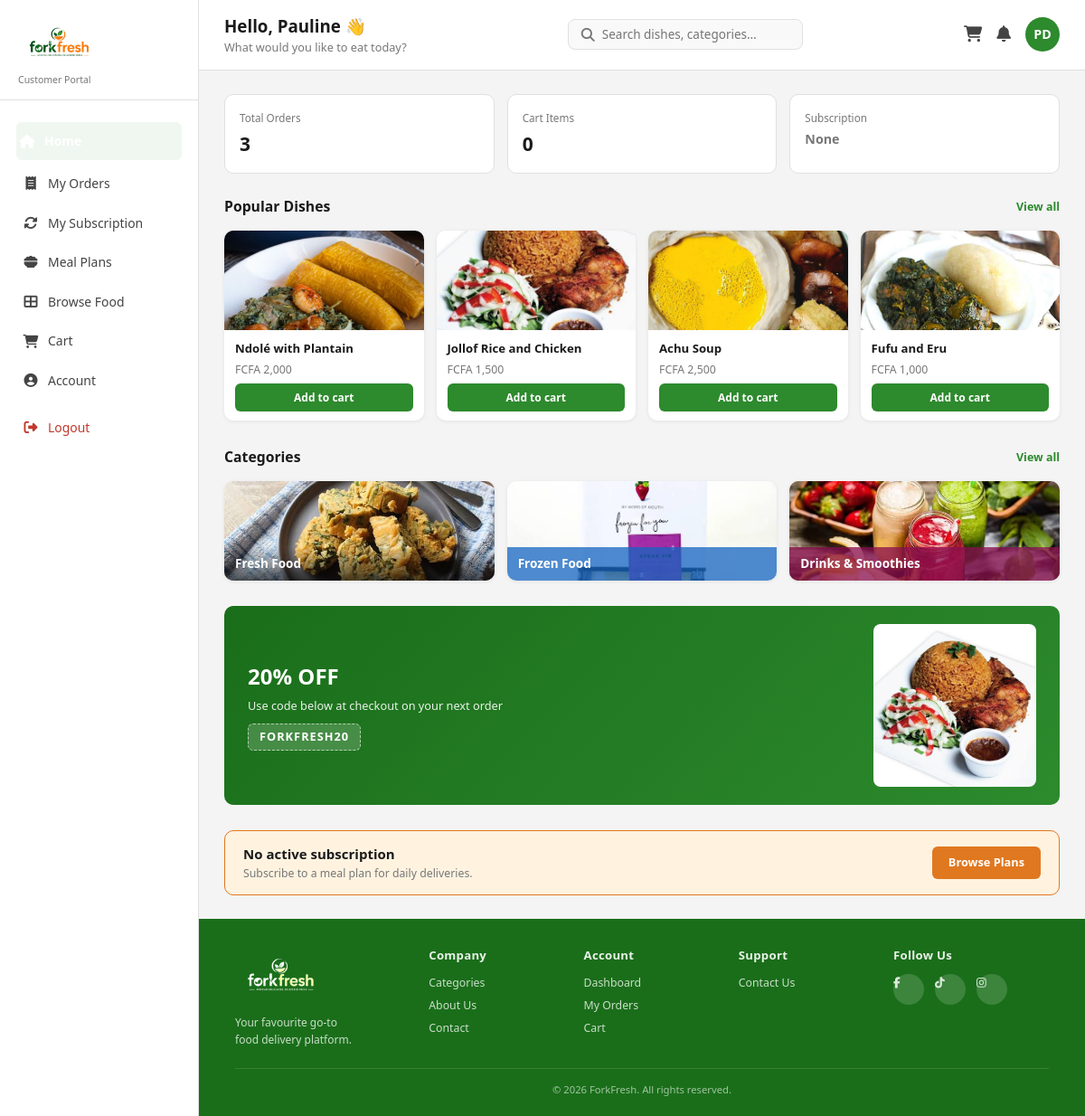
/customer/dashboard.php (signed in), run on the app's committed database.
### tables this page shows
CREATE TABLE IF NOT EXISTS users (
    id            INT UNSIGNED AUTO_INCREMENT PRIMARY KEY,
    first_name    VARCHAR(100)  NOT NULL,
    last_name     VARCHAR(100)  NOT NULL,
    email         VARCHAR(255)  NOT NULL UNIQUE,
    phone         VARCHAR(25)   DEFAULT NULL,
    password_hash VARCHAR(255)  NOT NULL,
    avatar        VARCHAR(255)  DEFAULT NULL,
    role          ENUM('customer') NOT NULL DEFAULT 'customer',
    is_active     TINYINT(1)    NOT NULL DEFAULT 1,
    created_at    TIMESTAMP     NOT NULL DEFAULT CURRENT_TIMESTAMP,
    updated_at    TIMESTAMP     NOT NULL DEFAULT CURRENT_TIMESTAMP ON UPDATE CURRENT_TIMESTAMP
);

CREATE TABLE IF NOT EXISTS products (
    id           INT UNSIGNED AUTO_INCREMENT PRIMARY KEY,
    category_id  INT UNSIGNED NOT NULL,
    name         VARCHAR(150) NOT NULL,
    slug         VARCHAR(150) NOT NULL UNIQUE,
    description  TEXT         DEFAULT NULL,
    price        DECIMAL(10,2) NOT NULL DEFAULT 0.00,
    image_url    VARCHAR(255) DEFAULT NULL,
    image        VARCHAR(255) DEFAULT NULL,    
    is_featured  TINYINT(1)   NOT NULL DEFAULT 0,
    is_popular   TINYINT(1)   NOT NULL DEFAULT 0,
    is_available TINYINT(1)   NOT NULL DEFAULT 1,
    is_active    TINYINT(1)   NOT NULL DEFAULT 1,
    created_at   TIMESTAMP    NOT NULL DEFAULT CURRENT_TIMESTAMP,
    FOREIGN KEY (category_id) REFERENCES categories(id) ON DELETE CASCADE,
    INDEX idx_category  (category_id),
    INDEX idx_featured  (is_featured),
    INDEX idx_available (is_available)
);

### config/db.php (called while the page is built, shortened)
<?php
function getDB(): PDO
{
    static $pdo = null;
    if ($pdo === null) {
        $dsn = sprintf(
            'mysql:host=%s;port=%s;dbname=%s;charset=%s',
            DB_HOST, DB_PORT, DB_NAME, DB_CHARSET
        );
        $options = [
            PDO::ATTR_ERRMODE            => PDO::ERRMODE_EXCEPTION,
            PDO::ATTR_DEFAULT_FETCH_MODE => PDO::FETCH_ASSOC,
            PDO::ATTR_EMULATE_PREPARES   => false,
        ];
        try {
            $pdo = new PDO($dsn, DB_USER, DB_PASS, $options);
        } catch (PDOException $e) {
            error_log('[ForkFresh DB] ' . $e->getMessage());
            die('<p style="font-family:sans-serif;color:#c00;padding:20px;">
                 Database connection failed. Check your MySQL server and config/db.php settings.</p>');
        }
    }
    return $pdo;
}
function getCurrentUserId(): int
{
    return (int)($_SESSION['user_id'] ?? 0);
}
function getCurrentUser(): array
{
    $id = getCurrentUserId();
    $stmt = getDB()->prepare('SELECT id, first_name, last_name, email, phone FROM users WHERE id = ?');
    $stmt->execute([$id]);
    return $stmt->fetch() ?: [];
}
function e(string $v): string
{
    return htmlspecialchars($v, ENT_QUOTES | ENT_SUBSTITUTE, 'UTF-8');
}
function h(string $v): string { return e($v); }
function fcfa(float $amount): string { return 'FCFA ' . number_format($amount, 0, '.', ','); }

### customer/dashboard.php (the view, shortened to what this page needs)
<?php
require_once dirname(__DIR__) . '/config/db.php';
$user   = getCurrentUser();
$userId = getCurrentUserId();
$db     = getDB();
$dishes = $db->query("SELECT id, name, price, image_url FROM products WHERE is_available=1 AND is_popular=1 ORDER BY id LIMIT 4")->fetchAll();
$subStmt = $db->prepare('SELECT id, plan_name, status FROM subscriptions WHERE user_id=? AND status="active" LIMIT 1');
$subStmt->execute([$userId]);
$activeSub = $subStmt->fetch();
$ordStmt = $db->prepare('SELECT COUNT(*) FROM orders WHERE user_id=?');
$ordStmt->execute([$userId]);
$orderCount = (int)$ordStmt->fetchColumn();
$crtStmt = $db->prepare('SELECT COALESCE(SUM(quantity),0) FROM cart_items WHERE user_id=?');
$crtStmt->execute([$userId]);
$cartCount = (int)$crtStmt->fetchColumn();
$initials  = strtoupper(substr($user['first_name'] ?? 'U', 0, 1) . substr($user['last_name'] ?? '', 0, 1));
$firstName = h($user['first_name'] ?? 'Guest');
?>
<!DOCTYPE html>
<html lang="en">
<head>
  <link rel="stylesheet" href="assets/css/style.css">
  <link rel="stylesheet" href="https://cdnjs.cloudflare.com/ajax/libs/font-awesome/6.5.0/css/all.min.css">
</head>
<body>
<div class="app-wrapper">
  <?php include 'partials/sidebar.php'; ?>
  <div class="main-content">
    <header class="topbar">
      <div class="topbar-left">
        <div class="topbar-greeting">
          <h1>Hello, <?= $firstName ?> 👋</h1>
          <p>What would you like to eat today?</p>
        </div>
      </div>
      <div class="topbar-search">
        <i class="fa fa-search search-icon"></i>
        <input type="text" id="dishSearch" placeholder="Search dishes, categories…" autocomplete="off">
      </div>
      <div class="topbar-right">
        <a href="cart.php" title="Cart" style="color:var(--text-mid);font-size:1.2rem;position:relative;">
          <i class="fa fa-cart-shopping"></i>
        </a>
        <a href="notifications.php" title="Notifications" style="color:var(--text-mid);font-size:1.2rem;"><i class="fa fa-bell"></i></a>
        <div class="topbar-avatar" title="<?= h($user['first_name'] ?? '') ?> <?= h($user['last_name'] ?? '') ?>"><?= $initials ?></div>
      </div>
    </header>
    <main class="page-body">
      <div style="display:grid;grid-template-columns:repeat(3,1fr);gap:14px;margin-bottom:24px;">
        <div style="background:#fff;border:1px solid var(--border);border-radius:var(--radius);padding:16px;">
          <p style="font-size:.78rem;color:var(--text-light);margin-bottom:4px;">Total Orders</p>
          <p style="font-size:1.4rem;font-weight:700;"><?= $orderCount ?></p>
        </div>
        <div style="background:#fff;border:1px solid var(--border);border-radius:var(--radius);padding:16px;">
          <p style="font-size:.78rem;color:var(--text-light);margin-bottom:4px;">Cart Items</p>
          <p style="font-size:1.4rem;font-weight:700;"><?= $cartCount ?></p>
        </div>
        <div style="background:#fff;border:1px solid var(--border);border-radius:var(--radius);padding:16px;">
          <p style="font-size:.78rem;color:var(--text-light);margin-bottom:4px;">Subscription</p>
          <p style="font-size:.95rem;font-weight:700;color:<?= $activeSub ? 'var(--green-main)' : 'var(--text-light)' ?>;"><?= $activeSub ? h($activeSub['plan_name']) : 'None' ?></p>
        </div>
      </div>
      <div class="section-header"><h2>Popular Dishes</h2><a href="<?= BASE_URL ?>categories.php" class="view-all-link">View all</a></div>
      <div class="dishes-grid" id="dishesGrid">
        <?php foreach ($dishes as $dish): ?>
        <div class="dish-card">
          <img src="<?= h($dish['image_url'] ?? '') ?>" alt="<?= h($dish['name']) ?>"
               onerror="this.src='https://placehold.co/200x110/eee/999?text=Food'">
          <div class="dish-card-info">
            <h3><?= h($dish['name']) ?></h3>
            <p class="dish-price"><?= fcfa((float)$dish['price']) ?></p>
            <form method="POST" action="add-to-cart.php" style="margin-top:6px;">
              <button type="submit" style="width:100%;padding:7px;border:none;background:var(--green-main);color:#fff;border-radius:6px;font-size:.8rem;font-weight:600;cursor:pointer;">Add to cart</button>
            </form>
          </div>
        </div>
        <?php endforeach; ?>
      </div>
      <div class="section-header" style="margin-top:24px;"><h2>Categories</h2><a href="<?= BASE_URL ?>categories.php" class="view-all-link">View all</a></div>
      <div class="categories-grid">
        <a href="<?= BASE_URL ?>categories.php?slug=fresh-food" class="category-card">
          <img src="<?= BASE_URL ?>assets/images/fresh.jpg" alt="Fresh Food" onerror="this.src='https://placehold.co/300x110/2e7d32/fff?text=Fresh+Food'">
          <div class="cat-label active-cat">Fresh Food</div>
        </a>
        <a href="<?= BASE_URL ?>categories.php?slug=frozen-food" class="category-card">
          <img src="<?= BASE_URL ?>assets/images/frozen.jpg" alt="Frozen Food" onerror="this.src='https://placehold.co/300x110/1565c0/fff?text=Frozen+Food'">
          <div class="cat-label" style="background:rgba(21,101,192,.75);">Frozen Food</div>
        </a>
        <a href="<?= BASE_URL ?>categories.php?slug=drinks" class="category-card">
          <img src="<?= BASE_URL ?>assets/images/drinks.jpg" alt="Drinks" onerror="this.src='https://placehold.co/300x110/880e4f/fff?text=Drinks'">
          <div class="cat-label" style="background:rgba(136,14,79,.75);">Drinks &amp; Smoothies</div>
        </a>
      </div>
      <div class="promo-banner" style="margin-top:24px;">
        <div class="promo-text">
          <h2>20% OFF</h2>
          <p>Use code below at checkout on your next order</p>
          <span class="promo-code">FORKFRESH20</span>
        </div>
        <img src="<?= BASE_URL ?>assets/images/jollof.jpg" alt="Promo" onerror="this.src='https://placehold.co/180x120/2e7d32/fff?text=Deal'">
      </div>
      <?php if ($activeSub): ?>
      <div style="background:var(--green-bg);border:1px solid var(--green-main);border-radius:var(--radius);padding:14px 20px;display:flex;align-items:center;justify-content:space-between;margin-top:24px;">
        <div><span style="font-size:.82rem;color:var(--text-light);">Active plan</span><p style="font-weight:700;color:var(--green-dark);"><?= h($activeSub['plan_name']) ?></p></div>
        <a href="manage-subscription.php" style="background:var(--green-main);color:#fff;padding:8px 18px;border-radius:6px;font-size:.85rem;font-weight:600;text-decoration:none;">Manage</a>
      </div>
      <?php else: ?>
      <div style="background:#fff3e0;border:1px solid var(--orange);border-radius:var(--radius);padding:14px 20px;display:flex;align-items:center;justify-content:space-between;margin-top:24px;">
        <div><p style="font-weight:600;">No active subscription</p><p style="font-size:.82rem;color:var(--text-light);">Subscribe to a meal plan for daily deliveries.</p></div>
        <a href="meal-plans.php" style="background:var(--orange);color:#fff;padding:8px 18px;border-radius:6px;font-size:.85rem;font-weight:600;text-decoration:none;">Browse Plans</a>
      </div>
      <?php endif; ?>
    </main>
    <?php include 'partials/footer.php'; ?>
  </div>
</div>
</body>
</html>

### customer/assets/css/style.css (style rules this page uses)
:root { --green-dark: #1a6e1a; --green-main: #2d8a2d; --green-light: #4caf50; --green-bg: #f0f7f0; --orange: #e07820; --orange-hover: #c96a18; --white: #ffffff; --off-white: #f9f9f9; --border: #e0e0e0; --text-dark: #1a1a1a; --text-mid: #444444; --text-light: #777777; --shadow-sm: 0 1px 4px rgba(0,0,0,.08); --shadow-md: 0 4px 14px rgba(0,0,0,.12); --radius: 10px; --radius-lg: 16px; --sidebar-w: 220px; --transition: .22s ease; }
*, *::before, *::after { box-sizing: border-box; margin: 0; padding: 0; }
html { font-size: 15px; scroll-behavior: smooth; }
body { font-family: 'Segoe UI', Arial, sans-serif; background: #f4f4f4; color: var(--text-dark); line-height: 1.55; min-height: 100vh; }
a { text-decoration: none; color: inherit; }
img { max-width: 100%; display: block; }
button { cursor: pointer; font-family: inherit; }
input, textarea, select { font-family: inherit; }
.app-wrapper { display: flex; min-height: 100vh; }
.main-content { margin-left: var(--sidebar-w); flex: 1; display: flex; flex-direction: column; min-height: 100vh; }
.topbar { display: flex; align-items: center; justify-content: space-between; padding: 14px 28px; background: var(--white); border-bottom: 1px solid var(--border); position: sticky; top: 0; z-index: 100; }
.topbar-left { display: flex; align-items: center; gap: 12px; }
.topbar-greeting h1 { font-size: 1.25rem; font-weight: 700; }
.topbar-greeting p { font-size: .85rem; color: var(--text-light); }
.topbar-search { display: flex; align-items: center; background: var(--off-white); border: 1px solid var(--border); border-radius: 8px; padding: 7px 14px; gap: 8px; width: 260px; }
.topbar-search input { border: none; background: transparent; outline: none; font-size: .9rem; width: 100%; color: var(--text-dark); }
.topbar-search .search-icon { color: var(--text-light); font-size: 1rem; }
.topbar-right { display: flex; align-items: center; gap: 16px; }
.topbar-avatar { width: 38px; height: 38px; border-radius: 50%; background: var(--green-main); color: #fff; display: flex; align-items: center; justify-content: center; font-weight: 700; font-size: .95rem; }
.page-body { padding: 26px 28px; flex: 1; }
.section-header { display: flex; align-items: center; justify-content: space-between; margin-bottom: 14px; }
.section-header h2 { font-size: 1.05rem; font-weight: 700; }
.view-all-link { font-size: .83rem; color: var(--green-main); font-weight: 600; }
.dishes-grid { display: grid; grid-template-columns: repeat(4, 1fr); gap: 14px; margin-bottom: 28px; }
.dish-card { background: var(--white); border-radius: var(--radius); overflow: hidden; box-shadow: var(--shadow-sm); transition: box-shadow var(--transition), transform var(--transition); }
.dish-card img { width: 100%; height: 110px; object-fit: cover; }
.dish-card-info { padding: 10px 12px; }
.dish-card-info h3 { font-size: .88rem; font-weight: 600; margin-bottom: 4px; }
.dish-card-info .dish-price { font-size: .82rem; color: var(--text-light); }
.categories-grid { display: grid; grid-template-columns: repeat(3, 1fr); gap: 14px; margin-bottom: 28px; }
.category-card { position: relative; border-radius: var(--radius); overflow: hidden; height: 110px; cursor: pointer; box-shadow: var(--shadow-sm); }
.category-card img { width: 100%; height: 100%; object-fit: cover; }
.category-card .cat-label { position: absolute; bottom: 0; left: 0; right: 0; background: linear-gradient(transparent, rgba(0,0,0,.65)); color: #fff; padding: 8px 12px; font-size: .9rem; font-weight: 700; }
.promo-banner { background: linear-gradient(135deg, var(--green-dark) 0%, var(--green-main) 100%); border-radius: var(--radius); padding: 20px 26px; color: #fff; display: flex; align-items: center; justify-content: space-between; margin-bottom: 28px; }
.promo-banner .promo-text h2 { font-size: 1.6rem; font-weight: 800; }
.promo-banner .promo-text p { font-size: .85rem; opacity: .9; margin: 4px 0 10px; }
.promo-code { display: inline-block; background: rgba(255,255,255,.18); border: 1px dashed rgba(255,255,255,.6); border-radius: 6px; padding: 4px 12px; font-size: .85rem; letter-spacing: .08em; font-weight: 600; }
.promo-banner img { width: 180px; border-radius: 8px; }

### data on the page
users: first_name "Pauline", initials "PD"
products: image_url (picture), name "Ndolé with Plantain", price "FCFA 2,000"
products: image_url (picture), name "Jollof Rice and Chicken", price "FCFA 1,500"
products: image_url (picture), name "Achu Soup", price "FCFA 2,500"
products: image_url (picture), name "Fufu and Eru", price "FCFA 1,000"

### other printed values
$orderCount "3"
$cartCount "0"
